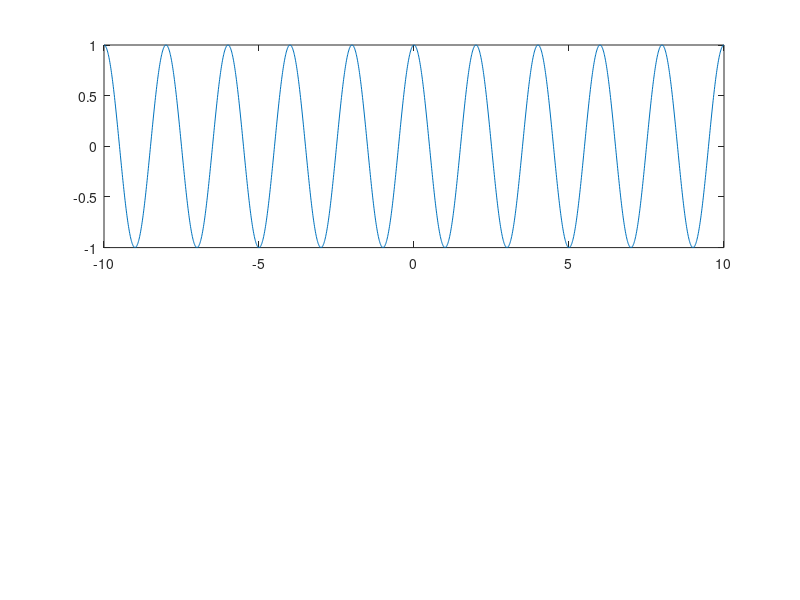

Here is the MATLAB script that generated this plot: (Note: this script raises an error after producing the figure.)

k = -10:0.01:10;    %Vektor k

w_s = 2*pi*50;  %cut-off frequency in Hz
w_c = 2*pi*1e3;    % carrier-Frequency in Hz
T_a = (2*pi/w_s)/2;    %sampling period in s
A = 1;  %Amplitude of carrier in Volt
phi = 0;    %Phase of carrier in grad
m_AM = 1; %Modulation grad m_AM = -min(s(t)) <= 1;

s_kTa = cos(w_s.*k*T_a);    %source signal s(t)=cos(w_s*t)
m_kTa = A*cos(w_c.*k*T_a + phi);  %carrier signal who carry the source signal to high frequency, m(t) = A*cos(w_c*t + phi)
X_kTa = (1 + m_AM.*s_kTa).*m_kTa;    %amplitude modulated Signal Xam_(t)=A(1+m_AMs(t))cos(wc.t + phi);

%Generierung von s(t) und Xam(t)
subplot(2,1,1);
plot(k,s_kTa, 'DisplayName', 's(t)');
[up,lo]=envelope(s_kTa,100,'analytic');
hold on
plot(k,up, '--', 'linewidth', 1.5, 'DisplayName', 'Pos envelope')
plot(k,lo, '--', 'linewidth', 1.5, 'DisplayName', 'Neg envelope')
xlabel('t[sec]')
ylabel('Amplitude[Volt]')
legend;
grid on;
hold off

subplot(2,1,2);
plot(k,X_kTa, 'DisplayName', 'Xam(t)');
[up2,lo2]=envelope(X_kTa,100,'analytic');
hold on
plot(k,up2, '--', 'linewidth', 1.5, 'DisplayName', 'Pos envelope')
plot(k,lo2, '--', 'linewidth', 1.5, 'DisplayName', 'Neg envelope')
xlabel('t[sec]')
ylabel('Amplitude[Volt]')
legend;
grid on;
hold off

%%  generate an AM-Signal with a bandlimited source signal
w_sf = 2*pi*1;   %cut-off frequency in Hz
w_0 = 2*pi*1;    % signal frequency in Hz
w_c1 = 2*pi*12;  % carrier frequency in Hz
A = 1;  % Amplitude in Volt
a = 0.75;   % constant
T_a1 = (2*pi/w_sf)/2;    %sampling period in s
m_AM1 = 1;     %Modulation order

m_kTa1 = A*cos(w_c1.*k*T_a1 + phi);  %carrier signal of source signal in high frequency holds m(t) = A*cos(w_c*t + phi)
% Generierung des Bandbegrenztes Signal Sr(t) im Zeitbereich
Sr_kTa = (((w_sf+w_0/2)/pi)*sinc((w_sf+w_0/2).*k*T_a1)) - ...
    ((a*(w_sf-w_0/2)/pi)*sinc((w_sf-w_0/2).*k*T_a1)) - ...
    (w_sf*(1-a)/pi)*sinc(w_sf.*k*T_a1).*sinc((w_0.*k*T_a1)/2);
figure;
subplot(2,1,1);
plot(k,Sr_kTa, 'DisplayName', 'Sr(t)');
[up,lo]=envelope(Sr_kTa,100,'analytic');
hold on
plot(k,up, '--', 'linewidth', 1.5, 'DisplayName', 'Pos envelope')
plot(k,lo, '--', 'linewidth', 1.5, 'DisplayName', 'Neg envelope')
xlabel('t[sec]')
ylabel('Amplitude[Volt]')
legend;
grid on;
hold off

% create the amplitude demodulated Signal Xam,r(t) in time domain
XrAM_kTa = (1+m_AM1*Sr_kTa).*m_kTa1;
subplot(2,1,2);
plot(k,XrAM_kTa, 'DisplayName', 'Xam,r(t)');
[up,lo]=envelope(XrAM_kTa,100,'analytic');
hold on
plot(k,up, '--', 'linewidth', 1.5, 'DisplayName', 'Pos envelope')
plot(k,lo, '--', 'linewidth', 1.5, 'DisplayName', 'Neg envelope')
xlabel('t[sec]')
ylabel('Amplitude[Volt]')
legend;
grid on;
hold off




